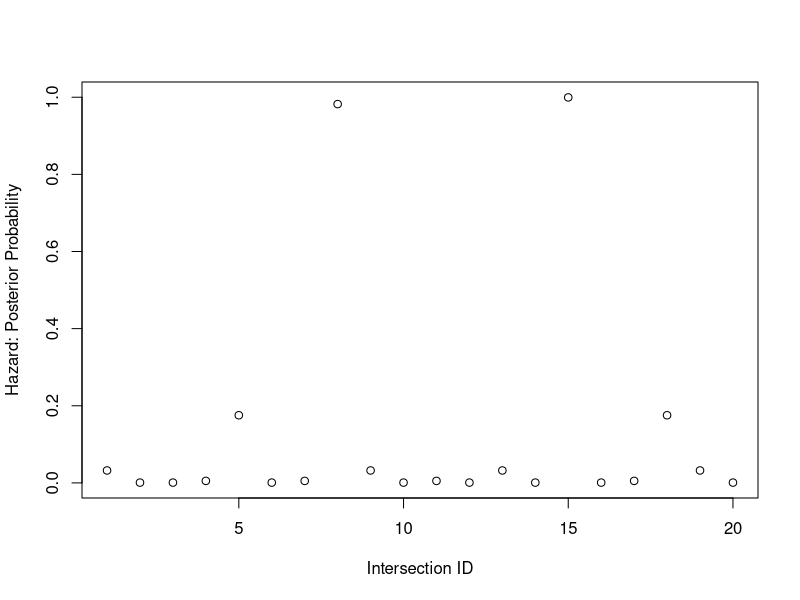
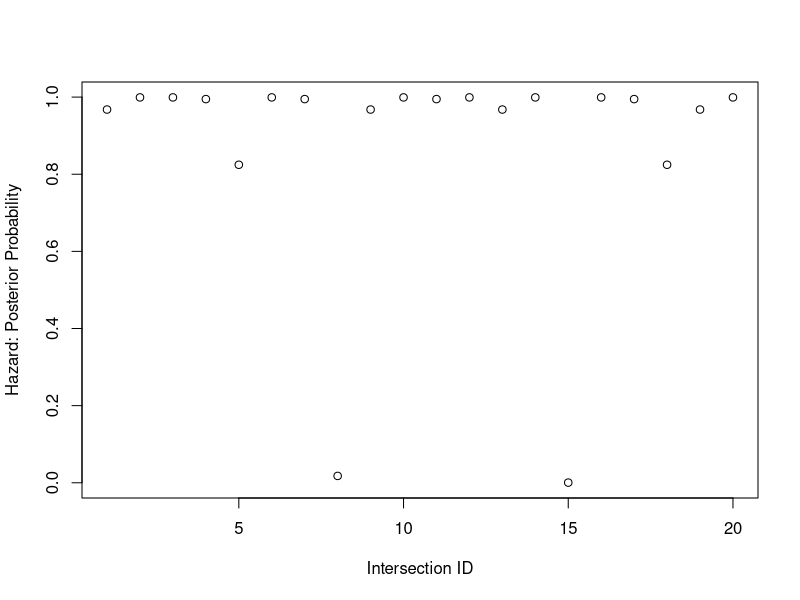
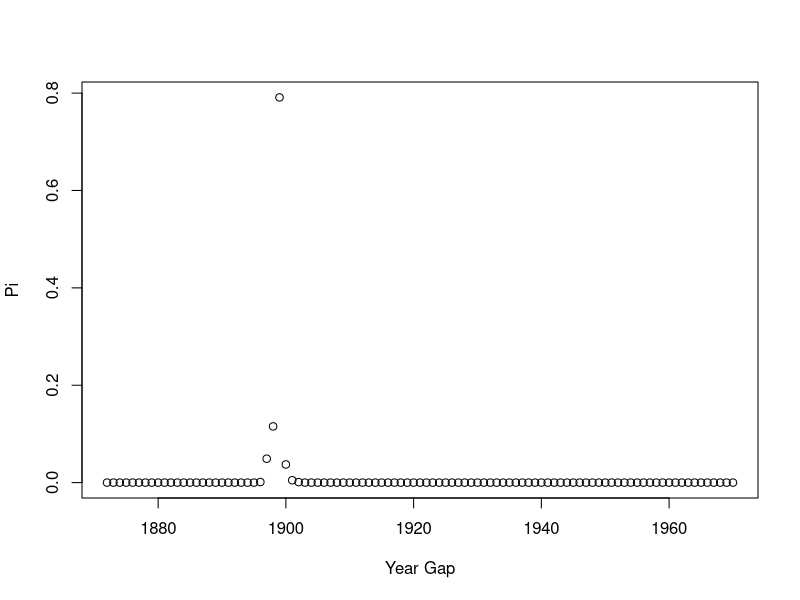
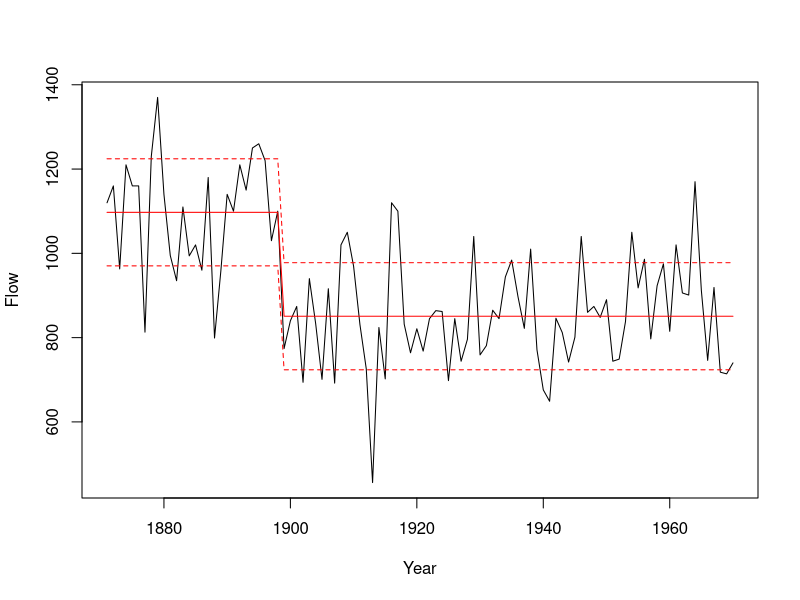

Source code (R) for these figures, in order:
## ---- chunk 1
#read in data
i <- 1:20
X <- c(2, 0, 0, 1, 3, 0, 1, 6, 2, 0, 1, 0, 2, 0, 8, 0, 1, 3, 2, 0)

#initialize inputs
pi0 <- 0.5
lam_c0 <- sum(X * (X < mean(X)))/sum(X < mean(X))
lam_d0 <- sum(X * (X > mean(X)))/sum(X > mean(X))

#define EM function
em <- function(pi, lam_c, lam_d){
  
  #set up stopping criterion
  precision <- 10e-8
  diff <- Inf
  Q <- Inf
  
    while(diff > precision){
      
      #update estimates
      alpha <- (pi * dpois(X, lam_d,log = FALSE))/(pi *dpois(X, lam_d,log = FALSE) + (1-pi)*dpois(X, lam_c,log = FALSE))
      lam_c <- sum((1 - alpha)*X)/sum(1 - alpha)
      lam_d <- sum(alpha*X)/sum(alpha)
      pi <- mean(alpha)
      
      #update Q and stopping condition
      Q_new <- sum(alpha * (dpois(X, lam_d, log = TRUE) +log(pi)) + (1 - alpha) * (dpois(X, lam_c, log = TRUE)+ log(1 - pi))) 
      diff <- abs(Q_new - Q)
      Q <- Q_new
    }
  #return estimates
  return(list(pi = pi, lambdac = lam_c, lambdad= lam_d))
  
}
res <- em(pi0, lam_c0, lam_d0)
res
## ---- chunk 2
pi_hat <- res[[1]]
lam_c_hat <- res[[2]]
lam_d_hat <- res[[3]]

prob_danger <- function(x) (dpois(x, lam_d_hat) * pi_hat) / ((dpois(x, lam_d_hat) * pi_hat) + (dpois(x, lam_c_hat) *  (1 - pi_hat)))

c(prob_danger(X[1]),prob_danger(X[5]))
hazard <- as.numeric(prob_danger(X))
plot(hazard, ylab = "Hazard: Posterior Probability", xlab = "Intersection ID")
## ---- chunk 3
res <- em(pi0, lam_d0, lam_c0)
pi_hat <- res[[1]]
lam_c_hat <- res[[2]]
lam_d_hat <- res[[3]]

hazard <- as.numeric(prob_danger(X))
plot(hazard, ylab = "Hazard: Posterior Probability", xlab = "Intersection ID")
## ---- chunk 4
#set up LSE functions
eps <- local({ 
  epsilon <- 1
  function () {
    while (1 + epsilon / 2 > 1) epsilon <<- epsilon / 2
    epsilon
  }
})
logeps <- log(eps() / 2)
log1pe <- function (x) { 
  l <- ifelse(x > 0, x, 0) 
  x <- ifelse(x > 0, -x, x) 
  ifelse(x < logeps, l, l + log(1 + exp(x)))
}
lse2 <- function(x,y){
  m <- max(x,y)
  d <- - abs(x - y)
  ifelse(d<log(eps()), m, m + log1pe(d))
}
lse <- function(x) Reduce(lse2, x)

#set up helper functions
muit <- function(mu1, mu2, n, i) mu1 * (1:n <= i) + mu2 * (1:n > i)

#alpha = (X-mu)^T(X-mu)/2sigma^2
alpha <- function(mu1, mu2, sigma2, X, i){
  mu <- muit(mu1, mu2, length(X), i)
  -sum((X-mu)^2/(2 * sigma2))
} 

#log pi functions
logpi <- function(mu1, mu2, sigma2, X){
  wrapper <- function(i) alpha(mu1, mu2, sigma2, X, i)
  alphas <- sapply(1:(length(X)-1), wrapper)
  alphas - lse(alphas)
} 

em <- function(mu1, mu2, sigma2, X){
  
  #set up stopping criterion
  precision <- 10e-6
  diff <- Inf
  Q <- 0
  
    while(diff > precision){
      
      #update logpis
      log.pi <- logpi(mu1, mu2, sigma2, X)
      
      #update wrapper functions
      EZ_greater <- function(j) sum(exp(log.pi[1:(j-1)]), na.rm = TRUE) 
      EZ_less <- function(j) sum(exp(log.pi[(j):(length(X)-1)]), na.rm = TRUE)
      
      #update estimates
      mu1 <- sum(sapply(1:(length(X)-1),EZ_less)*X[-n], na.rm = TRUE) / sum(sapply(1:(length(X)-1), EZ_less), na.rm = TRUE)
      mu2 <- sum(sapply(2:length(X), EZ_greater)*X[-1], na.rm = TRUE) / sum(sapply(2:length(X), EZ_greater), na.rm = TRUE)
      
      #update sigma
      sigma_wrapper <- function(j){
        mu <- muit(mu1, mu2, length(X), j)
        sum((X-mu)^2)
      }
      
      sigma2 <- 1/length(X) * sum( exp(logpi(mu1,mu2,sigma2, X)) * sapply(1:(length(X)-1), sigma_wrapper))
      
      #update Q and stopping condition
      Q_new <- -length(X)/2 * log(sigma2) - 1/(2*sigma2) *( sum( sapply(1:length(X), EZ_less) * (X - mu1)^2, na.rm = TRUE) + sum(sapply(1:length(X), EZ_greater) * (X - mu2)^2, na.rm = TRUE))
      diff <- abs(Q_new - Q)
      Q <- Q_new
    }
  
  
  
  return(list(mu1 = mu1, mu2 = mu2, sigma2 = sigma2, pi = exp(logpi(mu1, mu2, sigma2, X))))
  
}
## ---- chunk 5
#read in data
data(Nile)

#initialize inputs
mid <- round(length(Nile)/2)
n <- length(Nile)
mu1 <- mean(Nile[1:mid])
mu2 <- mean(Nile[(mid+1):n])
sigma2 <- 1/n * (sum((Nile[1:mid] - mu1)^2) + sum((Nile[(mid+1):n] - mu2)^2))

res <- em(mu1, mu2, sigma2, Nile)

c(res[[1]],res[[2]],res[[3]])

plot(time(Nile)[-1],res[[4]], ylab = "Pi", xlab = "Year Gap")
## ---- chunk 6
changepoint <- which.max(res[[4]])
center <- c(rep(res[[1]],changepoint), rep(res[[2]], length(Nile) - changepoint))
lower <- center - sqrt(res[[3]])
upper <- center + sqrt(res[[3]])

plot(Nile, xlab = "Year", ylab = "Flow")
points(time(Nile),center, col = "red", type = "l",lty = 1)
points(time(Nile),lower, col = "red", type = "l", lty = 2)
points(time(Nile),upper, col = "red", type = "l", lty = 2)
